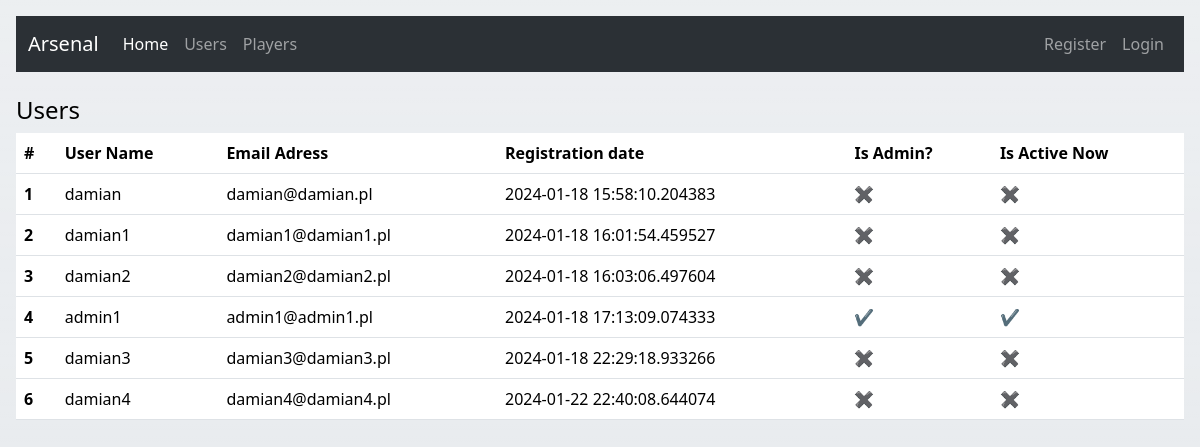
Screenshot of /users with the database file from the repository.
### app.py (models this page shows, shortened)
class User(db.Model, UserMixin):
    id = db.Column(db.Integer, primary_key=True)
    username = db.Column(db.String(30), nullable=False, unique=True)
    email_adress = db.Column(db.String(50), nullable=False, unique=True)
    password_hash = db.Column(db.String(60), nullable=False)
    reg_date = db.Column(db.DateTime, nullable=False, default=datetime.now())
    is_admin = db.Column(db.Boolean, nullable=False, default=False)
    is_active_now = db.Column(db.Boolean, nullable=False, default=False)
    @property
    def password(self):
        return self.password

### app.py (the view)
@app.route('/users', methods=['GET'])
def users():
    users = User.query.all()
    return render_template('users.html', users=users)

### Templates/users.html (shortened to what this page needs)
{% extends "base.html" %}
{% block header %}
<h4>Users</h4>
{% endblock %}
{% block content %}
    <table class="table" method="GET">
        <thead>
            <tr>
            <th scope="col">#</th>
            <th scope="col">User Name</th>
            <th scope="col">Email Adress</th>
            <th scope="col">Registration date</th>
            <th scope="col">Is Admin?</th>
            <th scope="col">Is Active Now</th>
            </tr>
        </thead>
        <tbody>
            {% for user in users %}
                <tr>
                <th>{{ loop.index }}</th>
                <td>{{ user.username }}</td>
                <td>{{ user.email_adress }}</td>
                <td>{{ user.reg_date }}</td>
                <td>
                    {% if user.is_admin == True %}
                        &#10004;
                    {% else %}
                        &#10006;
                    {% endif %}
                </td>
                <td>
                    {% if user.is_active_now == True %}
                        &#10004;
                    {% else %}
                        &#10006;
                    {% endif %}
                </td>
                </tr>
            {% endfor %}
        </tbody>
        </table>
{% endblock %}

### Templates/base.html (shortened to what this page needs)
<!doctype html>
<html lang="en">
  <head>
    <link href="https://cdn.jsdelivr.net/npm/bootstrap@5.3.2/dist/css/bootstrap.min.css" rel="stylesheet">
  </head>
  <body class="p-3 mb-2 bg-body-secondary bg-gradient text-black">
    {% include "menu.html" %}<br>
    {% block header %} {% endblock %}
    {% block content %} {% endblock %}
  </body>
</html>

### Templates/menu.html (shortened to what this page needs)
<nav class="navbar navbar-expand-lg bg-body-tertiary" data-bs-theme="dark">
    <div class="container-fluid">
      <a class="navbar-brand" href="{{ url_for('index') }}">Arsenal</a>
      <div class="collapse navbar-collapse justify-content-between" id="navbarNav">
        <ul class="navbar-nav mr-auto">
          <li class="nav-item">
            <a class="nav-link active" aria-current="page" href="{{ url_for('index') }}">Home</a>
          </li>
          <li class="nav-item">
            <a class="nav-link" href="{{ url_for('users') }}">Users</a>
          </li>
          <li class="nav-item">
            <a class="nav-link" href="{{ url_for('players') }}">Players</a>
          </li>
        </ul>
        {% if current_user.is_authenticated %}
          <ul class="navbar-nav mr-auto">
            <li class="nav-item">
              <a class="nav-link">Welcome {{ current_user.username }}</a>
            </li>
            <li class="nav-item">
              <a class="nav-link" href="{{ url_for('logout') }}">Logout</a>
            </li>
          </ul>
        {% else %}
          <ul class="navbar-nav mr-auto">
            <li class="nav-item">
              <a class="nav-link" href="{{ url_for('register') }}">Register</a>
            </li>
            <li class="nav-item">
              <a class="nav-link" href="{{ url_for('login') }}">Login</a>
            </li>
          </ul>
        {% endif %}
      </div>
    </div>
  </nav>

### rows the page displays
User: username "damian", email_adress "damian@damian.pl", reg_date "2024-01-18 15:58:10.204383"
User: username "damian1", email_adress "damian1@damian1.pl", reg_date "2024-01-18 16:01:54.459527"
User: username "damian2", email_adress "damian2@damian2.pl", reg_date "2024-01-18 16:03:06.497604"
User: username "admin1", email_adress "admin1@admin1.pl", reg_date "2024-01-18 17:13:09.074333"
User: username "damian3", email_adress "damian3@damian3.pl", reg_date "2024-01-18 22:29:18.933266"
User: username "damian4", email_adress "damian4@damian4.pl", reg_date "2024-01-22 22:40:08.644074"
